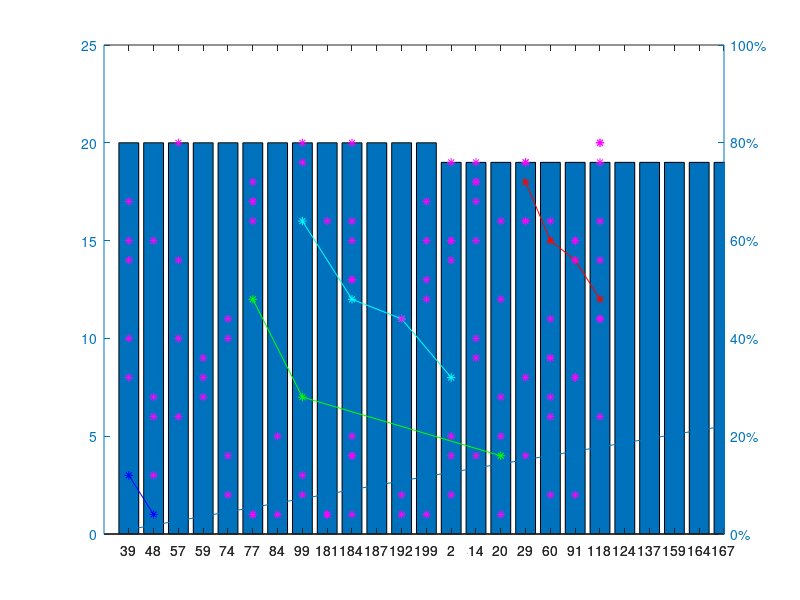

Here is the MATLAB script that generated this plot: (Note: this script raises an error after producing the figure.)
%% data setup
%  rozdzial 6.3

% s?owno muzycznie:
% chodzi o to aby w przestrzeni rozwi?za? maj?c dostarczone kilka
% mozliwosci, konkretnie w takich kategoriach: "najlepsze, zno?ne, z?e"
% wiadomo ?e nasze rozwi?zanie trzeba zbli?y? jak naj bardziej do
% najlepszego i najdalej od najgorszego.

N = 100

% decision space
U = randi(20, [N 2]);
PU = pareto(U);

% lower bound gdzie to jeszcze ma sens...
A0 = [ 2 1
       1 3 ];

% ideal points - idealne rozw
A1 = [ 6 12
       8  7 
       16 4 ];

% attainable points - zno?ne rozw
A2 = [ 14  8
       12 11
       10 12
       8  16 ];
   
% anti-idea points - tragiczne rozw od czego chcemy sie oddalic
A3 = [ 20 12 
       19 14
       18 15
       17 18 ];

% util value a1 < a2 < a3

figure(1);
close all;
hold;
xlim([0 25]);
ylim([0 25])
pl0 = plot(A0(:,1), A0(:,2), 'b*-');
pl1 = plot(A1(:,1), A1(:,2), 'g*-');
pl2 = plot(A2(:,1), A2(:,2), 'c*-');
pl3 = plot(A3(:,1), A3(:,2), 'r*-');
pl4 = plot(U(:,1), U(:,2), 'm*');
pl5 = plot(PU(:,1), PU(:,2), 'y*');
legend([pl0, pl1, pl2, pl3, pl4, pl5], 'A0 - lower bound', 'A1 - ideal points', 'A2 - attainable points', 'A3 - anti-ideal points', 'input set U', 'pareto optimal set PU');

%% consistency checking
%  rozdzial 6.4

% check internal consistency
% internalValid = checkInternalConsistency([A0 A1 A2 A3])
mutualValid = checkMutualConsistency(A0, A1, A2, A3)


% check mutual consistency
